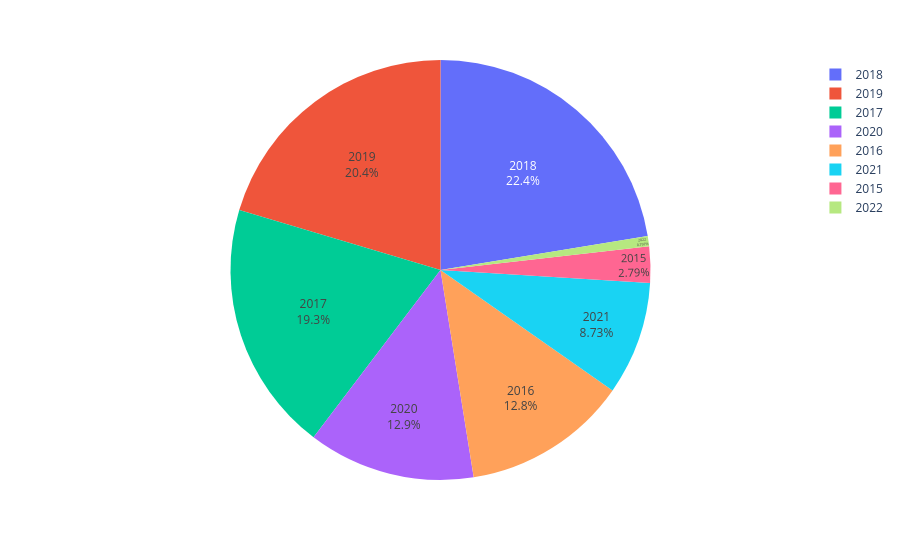

Source (notebook cell):
### Markdown cell above
## Majority of participans were collected between 2017-2019

### Code cell
piechart(dataframe=df, y='Enroll_Year', hue=None)

### Figure 1 — Plotly figure (JSON) as saved in the notebook; plotly's stock layout.template omitted (floating-point values rounded to 4 significant figures; data arrays with more than 128 entries replaced by an {"elided": "..."} marker saying what was removed)
{"data": [{"domain": {"x": [0, 1], "y": [0, 1]}, "hovertemplate": "Enroll_Year=%{label}<extra></extra>", "labels": {"elided": "4767 int values"}, "legendgroup": "", "name": "", "showlegend": true, "textinfo": "percent+label", "textposition": "inside", "type": "pie"}], "layout": {"legend": {"tracegroupgap": 0}, "margin": {"t": 60}}}
